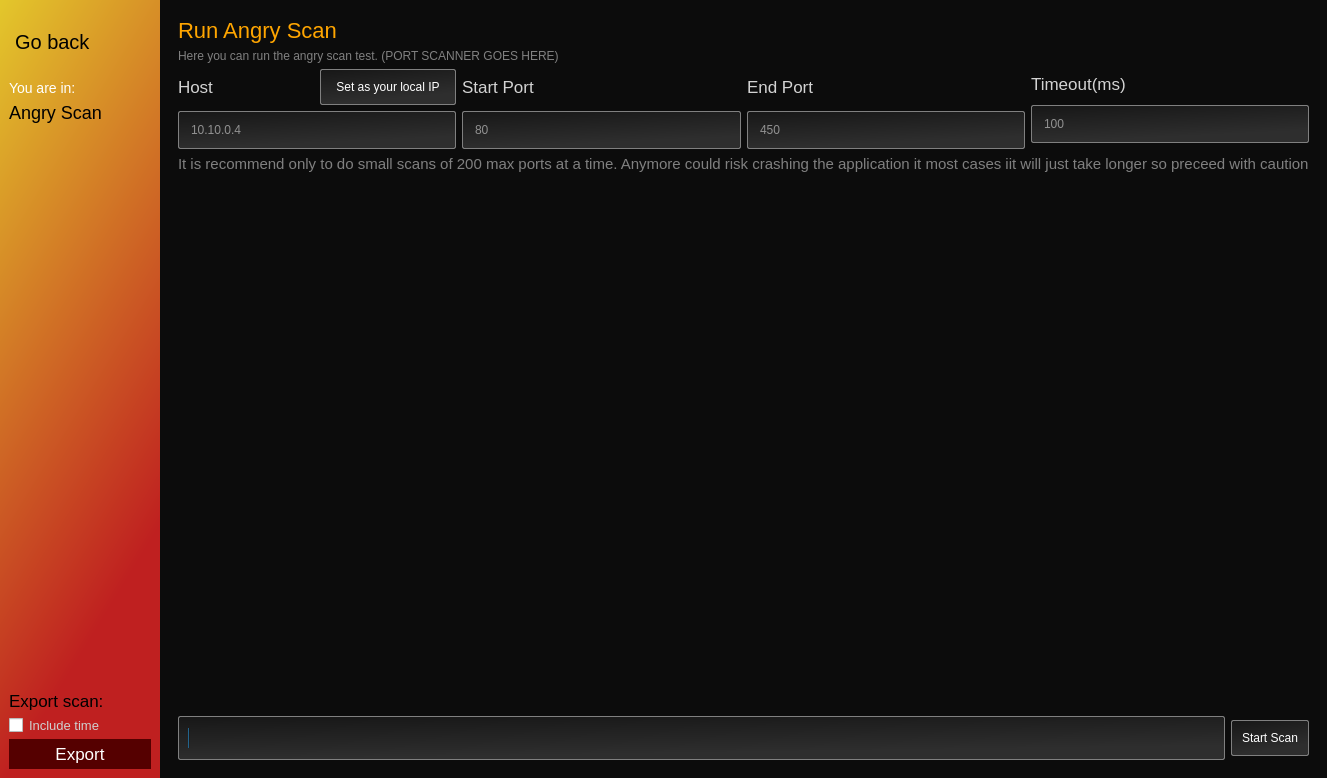
<?xml version="1.0" encoding="UTF-8"?>
<ui version="4.0">
 <class>MainWindow</class>
 <widget class="QMainWindow" name="MainWindow">
  <property name="geometry">
   <rect>
    <x>0</x>
    <y>0</y>
    <width>1315</width>
    <height>778</height>
   </rect>
  </property>
  <property name="maximumSize">
   <size>
    <width>31321</width>
    <height>31232</height>
   </size>
  </property>
  <property name="windowTitle">
   <string>MainWindow</string>
  </property>
  <property name="styleSheet">
   <string notr="true">border: unset;</string>
  </property>
  <widget class="QWidget" name="app">
   <layout class="QHBoxLayout" name="horizontalLayout">
    <property name="spacing">
     <number>0</number>
    </property>
    <property name="leftMargin">
     <number>0</number>
    </property>
    <property name="topMargin">
     <number>0</number>
    </property>
    <property name="rightMargin">
     <number>0</number>
    </property>
    <property name="bottomMargin">
     <number>0</number>
    </property>
    <item>
     <widget class="QFrame" name="side_bar">
      <property name="minimumSize">
       <size>
        <width>160</width>
        <height>0</height>
       </size>
      </property>
      <property name="maximumSize">
       <size>
        <width>160</width>
        <height>16777215</height>
       </size>
      </property>
      <property name="styleSheet">
       <string notr="true">background:qlineargradient(spread:pad, x1:0, y1:0, x2:0.306, y2:0.909091, stop:0.00568182 rgba(227, 198, 43, 255), stop:1 rgba(191, 32, 32, 255));</string>
      </property>
      <property name="frameShape">
       <enum>QFrame::StyledPanel</enum>
      </property>
      <property name="frameShadow">
       <enum>QFrame::Raised</enum>
      </property>
      <layout class="QVBoxLayout" name="verticalLayout_5">
       <item>
        <layout class="QVBoxLayout" name="header">
         <item>
          <layout class="QHBoxLayout" name="top">
           <item alignment="Qt::AlignTop">
            <widget class="QPushButton" name="back">
             <property name="minimumSize">
              <size>
               <width>0</width>
               <height>65</height>
              </size>
             </property>
             <property name="styleSheet">
              <string notr="true">font-size:20px;
background:none;</string>
             </property>
             <property name="text">
              <string> Go back</string>
             </property>
             <property name="icon">
              <iconset>
               <normaloff>../../assets/back2.png</normaloff>../../assets/back2.png</iconset>
             </property>
             <property name="iconSize">
              <size>
               <width>18</width>
               <height>32</height>
              </size>
             </property>
            </widget>
           </item>
           <item alignment="Qt::AlignRight|Qt::AlignVCenter">
            <widget class="QPushButton" name="help">
             <property name="styleSheet">
              <string notr="true">background:none;
padding:0px;
margin:0px;</string>
             </property>
             <property name="text">
              <string/>
             </property>
             <property name="icon">
              <iconset>
               <normaloff>../../assets/help3.png</normaloff>../../assets/help3.png</iconset>
             </property>
             <property name="iconSize">
              <size>
               <width>16</width>
               <height>16</height>
              </size>
             </property>
            </widget>
           </item>
          </layout>
         </item>
         <item>
          <layout class="QVBoxLayout" name="verticalLayout_3">
           <item>
            <widget class="QLabel" name="label">
             <property name="styleSheet">
              <string notr="true">font-size:14px;
background:none;
color:white;</string>
             </property>
             <property name="text">
              <string>You are in: </string>
             </property>
            </widget>
           </item>
           <item>
            <widget class="QPushButton" name="back_2">
             <property name="styleSheet">
              <string notr="true">font-size:18px;
background:none;
text-align:left;
</string>
             </property>
             <property name="text">
              <string>Angry Scan</string>
             </property>
             <property name="icon">
              <iconset>
               <normaloff>../../assets/bull.png</normaloff>../../assets/bull.png</iconset>
             </property>
             <property name="iconSize">
              <size>
               <width>25</width>
               <height>25</height>
              </size>
             </property>
            </widget>
           </item>
          </layout>
         </item>
        </layout>
       </item>
       <item>
        <spacer name="verticalSpacer">
         <property name="orientation">
          <enum>Qt::Vertical</enum>
         </property>
         <property name="sizeHint" stdset="0">
          <size>
           <width>20</width>
           <height>40</height>
          </size>
         </property>
        </spacer>
       </item>
       <item>
        <layout class="QVBoxLayout" name="exports">
         <item>
          <widget class="QLabel" name="label_2">
           <property name="styleSheet">
            <string notr="true">font-size:17px;
background:none;

color:black;</string>
           </property>
           <property name="text">
            <string>Export scan:</string>
           </property>
          </widget>
         </item>
         <item>
          <layout class="QVBoxLayout" name="verticalLayout">
           <item>
            <widget class="QCheckBox" name="checkBox">
             <property name="styleSheet">
              <string notr="true">background:none;font-size:13px;color:rgb(207, 207, 207);</string>
             </property>
             <property name="text">
              <string>Include time</string>
             </property>
            </widget>
           </item>
          </layout>
         </item>
         <item>
          <widget class="QPushButton" name="export_2">
           <property name="styleSheet">
            <string notr="true">background: rgb(85, 0, 0);
color:white;font-size:17px;
padding:5px;</string>
           </property>
           <property name="text">
            <string>Export</string>
           </property>
           <property name="icon">
            <iconset>
             <normaloff>../assets/export_2.png</normaloff>../assets/export_2.png</iconset>
           </property>
          </widget>
         </item>
        </layout>
       </item>
      </layout>
     </widget>
    </item>
    <item>
     <widget class="QFrame" name="body">
      <property name="styleSheet">
       <string notr="true">background-color:rgb(12, 12, 12);</string>
      </property>
      <property name="frameShape">
       <enum>QFrame::StyledPanel</enum>
      </property>
      <property name="frameShadow">
       <enum>QFrame::Raised</enum>
      </property>
      <layout class="QVBoxLayout" name="verticalLayout_2">
       <item>
        <widget class="QFrame" name="frame">
         <property name="minimumSize">
          <size>
           <width>0</width>
           <height>400</height>
          </size>
         </property>
         <property name="maximumSize">
          <size>
           <width>16777215</width>
           <height>3242342</height>
          </size>
         </property>
         <property name="frameShape">
          <enum>QFrame::StyledPanel</enum>
         </property>
         <property name="frameShadow">
          <enum>QFrame::Raised</enum>
         </property>
         <layout class="QVBoxLayout" name="verticalLayout_7">
          <item>
           <widget class="QLabel" name="label_3">
            <property name="styleSheet">
             <string notr="true">color:orange;
font-size:22px;</string>
            </property>
            <property name="text">
             <string>Run Angry Scan</string>
            </property>
           </widget>
          </item>
          <item>
           <widget class="QLabel" name="label_7">
            <property name="styleSheet">
             <string notr="true">color:grey;</string>
            </property>
            <property name="text">
             <string>Here you can run the angry scan test. (PORT SCANNER GOES HERE)</string>
            </property>
           </widget>
          </item>
          <item>
           <layout class="QHBoxLayout" name="horizontalLayout_4">
            <item>
             <layout class="QVBoxLayout" name="verticalLayout_4">
              <item>
               <layout class="QHBoxLayout" name="horizontalLayout_2">
                <item>
                 <widget class="QLabel" name="label_10">
                  <property name="styleSheet">
                   <string notr="true">background:none;
color:lightgrey;
font-size:17px;</string>
                  </property>
                  <property name="text">
                   <string>Host</string>
                  </property>
                 </widget>
                </item>
                <item>
                 <widget class="QPushButton" name="pushButton_3">
                  <property name="styleSheet">
                   <string notr="true">background:white;
border: 1px solid black;
background-color: qlineargradient(spread:pad, x1:0, y1:0, x2:0.306, y2:0.909091, stop:0 rgba(23, 23, 23, 255), stop:1 rgba(46, 46, 46, 255));
border: 1px solid grey;
color:white;
padding:10px;
border-radius:2px;</string>
                  </property>
                  <property name="text">
                   <string>Set as your local IP</string>
                  </property>
                 </widget>
                </item>
               </layout>
              </item>
              <item>
               <widget class="QLineEdit" name="lineEdit_5">
                <property name="styleSheet">
                 <string notr="true">background:white;
border: 1px solid black;
background-color: qlineargradient(spread:pad, x1:0, y1:0, x2:0.306, y2:0.909091, stop:0 rgba(23, 23, 23, 255), stop:1 rgba(46, 46, 46, 255));
border: 1px solid grey;
color:white;
padding:10px;
border-radius:2px;</string>
                </property>
                <property name="placeholderText">
                 <string>10.10.0.4</string>
                </property>
               </widget>
              </item>
             </layout>
            </item>
            <item>
             <layout class="QVBoxLayout" name="verticalLayout_14">
              <item>
               <widget class="QLabel" name="label_11">
                <property name="styleSheet">
                 <string notr="true">background:none;
color:lightgrey;
font-size:17px;</string>
                </property>
                <property name="text">
                 <string>Start Port</string>
                </property>
               </widget>
              </item>
              <item>
               <widget class="QLineEdit" name="lineEdit_6">
                <property name="styleSheet">
                 <string notr="true">background:white;
border: 1px solid black;
background-color: qlineargradient(spread:pad, x1:0, y1:0, x2:0.306, y2:0.909091, stop:0 rgba(23, 23, 23, 255), stop:1 rgba(46, 46, 46, 255));
border: 1px solid grey;
color:white;
padding:10px;
border-radius:2px;</string>
                </property>
                <property name="placeholderText">
                 <string>80</string>
                </property>
               </widget>
              </item>
             </layout>
            </item>
            <item>
             <layout class="QVBoxLayout" name="verticalLayout_15">
              <item>
               <widget class="QLabel" name="label_12">
                <property name="styleSheet">
                 <string notr="true">background:none;
color:lightgrey;
font-size:17px;</string>
                </property>
                <property name="text">
                 <string>End Port</string>
                </property>
               </widget>
              </item>
              <item>
               <widget class="QLineEdit" name="lineEdit_7">
                <property name="styleSheet">
                 <string notr="true">background:white;
border: 1px solid black;
background-color: qlineargradient(spread:pad, x1:0, y1:0, x2:0.306, y2:0.909091, stop:0 rgba(23, 23, 23, 255), stop:1 rgba(46, 46, 46, 255));
border: 1px solid grey;
color:white;
padding:10px;
border-radius:2px;</string>
                </property>
                <property name="placeholderText">
                 <string>450</string>
                </property>
               </widget>
              </item>
             </layout>
            </item>
            <item>
             <layout class="QVBoxLayout" name="verticalLayout_6">
              <item>
               <layout class="QHBoxLayout" name="horizontalLayout_3">
                <item>
                 <widget class="QLabel" name="label_13">
                  <property name="styleSheet">
                   <string notr="true">background:none;
color:lightgrey;
font-size:17px;</string>
                  </property>
                  <property name="text">
                   <string>Timeout(ms)</string>
                  </property>
                 </widget>
                </item>
                <item alignment="Qt::AlignRight">
                 <widget class="QPushButton" name="pushButton">
                  <property name="text">
                   <string/>
                  </property>
                  <property name="icon">
                   <iconset>
                    <normaloff>../../assets/delete.png</normaloff>../../assets/delete.png</iconset>
                  </property>
                  <property name="iconSize">
                   <size>
                    <width>23</width>
                    <height>30</height>
                   </size>
                  </property>
                 </widget>
                </item>
               </layout>
              </item>
              <item>
               <widget class="QLineEdit" name="lineEdit_8">
                <property name="styleSheet">
                 <string notr="true">background:white;
border: 1px solid black;
background-color: qlineargradient(spread:pad, x1:0, y1:0, x2:0.306, y2:0.909091, stop:0 rgba(23, 23, 23, 255), stop:1 rgba(46, 46, 46, 255));
border: 1px solid grey;
color:white;
padding:10px;
border-radius:2px;</string>
                </property>
                <property name="placeholderText">
                 <string>100</string>
                </property>
               </widget>
              </item>
             </layout>
            </item>
           </layout>
          </item>
          <item>
           <widget class="QLabel" name="label_14">
            <property name="styleSheet">
             <string notr="true">background:none;
color:grey;
font-size:15px;</string>
            </property>
            <property name="text">
             <string>It is recommend only to do small scans of 200 max ports at a time. Anymore could risk crashing the application it most cases iit will just take longer so preceed with caution</string>
            </property>
           </widget>
          </item>
          <item>
           <widget class="QTextEdit" name="textEdit">
            <property name="minimumSize">
             <size>
              <width>400</width>
              <height>0</height>
             </size>
            </property>
            <property name="maximumSize">
             <size>
              <width>1900</width>
              <height>16777215</height>
             </size>
            </property>
            <property name="styleSheet">
             <string notr="true">color:white;</string>
            </property>
            <property name="frameShape">
             <enum>QFrame::HLine</enum>
            </property>
            <property name="frameShadow">
             <enum>QFrame::Plain</enum>
            </property>
            <property name="verticalScrollBarPolicy">
             <enum>Qt::ScrollBarAlwaysOff</enum>
            </property>
            <property name="horizontalScrollBarPolicy">
             <enum>Qt::ScrollBarAlwaysOff</enum>
            </property>
            <property name="documentTitle">
             <string>Test</string>
            </property>
            <property name="readOnly">
             <bool>true</bool>
            </property>
            <property name="html">
             <string>&lt;!DOCTYPE HTML PUBLIC &quot;-//W3C//DTD HTML 4.0//EN&quot; &quot;http://www.w3.org/TR/REC-html40/strict.dtd&quot;&gt;
&lt;html&gt;&lt;head&gt;&lt;meta name=&quot;qrichtext&quot; content=&quot;1&quot; /&gt;&lt;title&gt;Test&lt;/title&gt;&lt;style type=&quot;text/css&quot;&gt;
p, li { white-space: pre-wrap; }
&lt;/style&gt;&lt;/head&gt;&lt;body style=&quot; font-family:'MS Shell Dlg 2'; font-size:8.25pt; font-weight:400; font-style:normal;&quot;&gt;
&lt;p style=&quot;-qt-paragraph-type:empty; margin-top:0px; margin-bottom:0px; margin-left:0px; margin-right:0px; -qt-block-indent:0; text-indent:0px;&quot;&gt;&lt;br /&gt;&lt;/p&gt;&lt;/body&gt;&lt;/html&gt;</string>
            </property>
           </widget>
          </item>
          <item>
           <layout class="QVBoxLayout" name="verticalLayout_17">
            <item>
             <layout class="QHBoxLayout" name="horizontalLayout_6">
              <item>
               <widget class="QProgressBar" name="progressBar_2">
                <property name="styleSheet">
                 <string notr="true">background:white;
border: 1px solid black;
background-color: qlineargradient(spread:pad, x1:0, y1:0, x2:0.306, y2:0.909091, stop:0 rgba(23, 23, 23, 255), stop:1 rgba(46, 46, 46, 255));
border: 1px solid grey;
color:white;
padding:10px;
border-radius:2px;</string>
                </property>
                <property name="value">
                 <number>0</number>
                </property>
                <property name="alignment">
                 <set>Qt::AlignCenter</set>
                </property>
                <property name="textVisible">
                 <bool>false</bool>
                </property>
               </widget>
              </item>
              <item>
               <widget class="QPushButton" name="pushButton_4">
                <property name="styleSheet">
                 <string notr="true">background:white;
border: 1px solid black;
background-color: qlineargradient(spread:pad, x1:0, y1:0, x2:0.306, y2:0.909091, stop:0 rgba(23, 23, 23, 255), stop:1 rgba(46, 46, 46, 255));
border: 1px solid grey;
color:white;
padding:10px;
border-radius:2px;</string>
                </property>
                <property name="text">
                 <string>Start Scan</string>
                </property>
               </widget>
              </item>
             </layout>
            </item>
            <item>
             <layout class="QHBoxLayout" name="horizontalLayout_7"/>
            </item>
           </layout>
          </item>
         </layout>
        </widget>
       </item>
      </layout>
     </widget>
    </item>
   </layout>
  </widget>
 </widget>
 <resources/>
 <connections/>
</ui>
